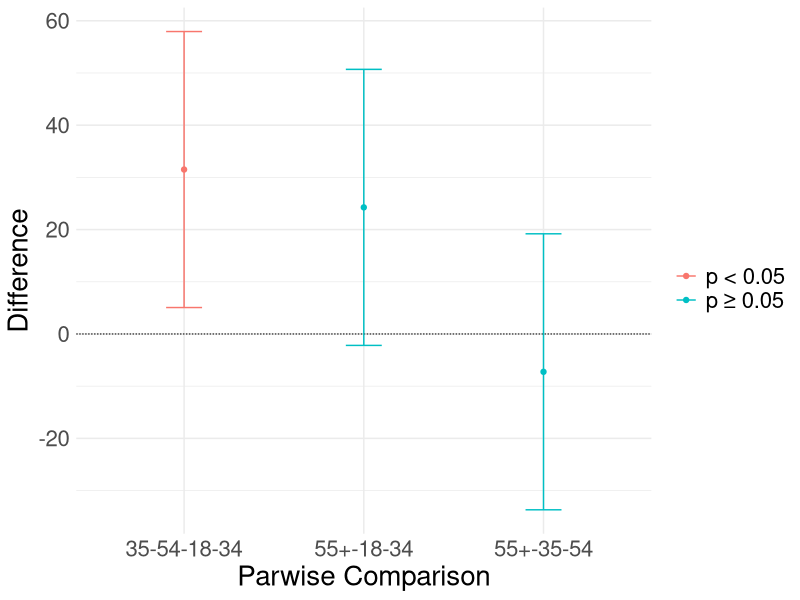
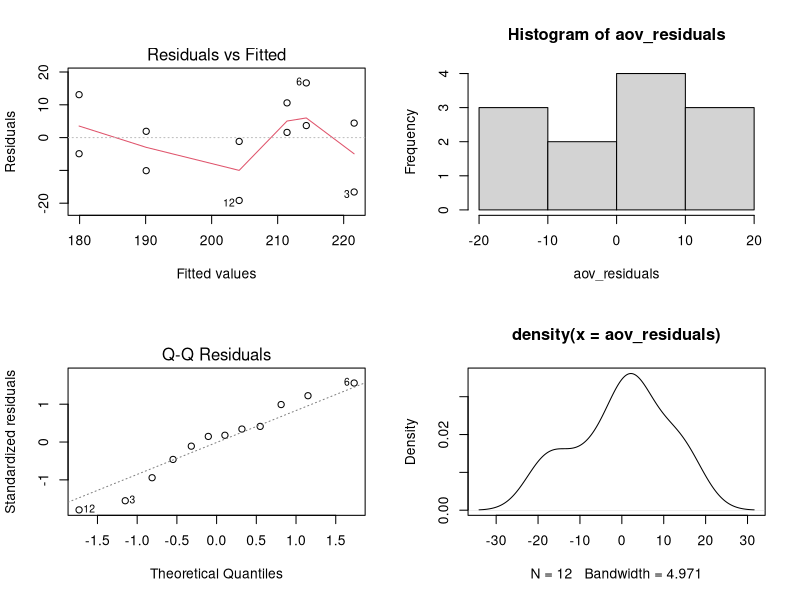
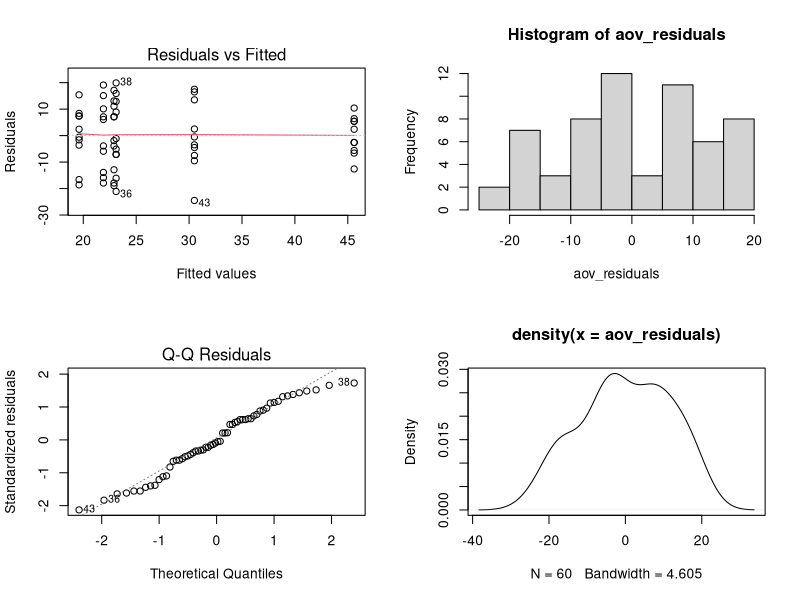

Write R code to recreate these figures, in order.
library(tidyverse)

almost_sas <- function(aov.results){
  aov_residuals <- residuals(aov.results)
  par(mfrow=c(2,2))
  plot(aov.results, which=1)
  hist(aov_residuals)
  plot(aov.results, which=2)
  plot(density(aov_residuals))
}

chol <- c(180, 192, 205, 226, 218, 231,
          175, 193, 213, 222, 203, 185)

age <- c(rep("18-34", 2), rep("35-54", 2), rep("55+", 2), rep("18-34", 2), rep("35-54", 2), rep("55+", 2))

sex <- c(rep("F", 6), rep("M", 6))

data <- tibble(sex, age, chol)

# ANOVA with interaction
m1 <- lm(chol ~ age + sex + age:sex, data = data)
anova(m1)

# ANOVA without interaction
m2 <- lm(chol ~ age + sex, data = data)
anova(m2)

# Tukey's test for significant main effects
m3 <- aov(data=data, chol ~ age + sex)
tky <- as.data.frame(TukeyHSD(m3)$age)
tky$pair <- rownames(tky)

# graph results
ggplot(tky, aes(colour=cut(`p adj`, c(0, 0.05, 1), 
                           label=c("p < 0.05", "p ≥ 0.05")))) +
  geom_hline(yintercept=0, lty="11", colour="grey30") +
  geom_errorbar(aes(pair, ymin=lwr, ymax=upr), width=0.2) +
  geom_point(aes(pair, diff)) +
  xlab("Parwise Comparison") +
  ylab("Difference") +
  labs(colour="") +
  theme_minimal() +
  theme(text = element_text(size=20))

# ANOVA assumptions
almost_sas(m3)

##### PROBLEM 2 #####

attn <- c(19, 36, 40, 30,  4, 10, 30,  5, 34, 21,
          19, 35, 22, 28,  1, 27, 27, 16,  3, 18,
          37,  6, 28,  4, 32, 16,  8, 41, 29, 18,
          39, 18, 32, 22, 16,  2, 36, 43,  7, 16,
          30, 47,  6, 27, 44, 26, 33, 48, 23, 21,
          51, 52, 43, 48, 39, 33, 56, 43, 40, 51)

age <- c(rep("5-6 years", 10), rep("7-8 years", 10), rep("9-10 years", 10), rep("5-6 years", 10), rep("7-8 years", 10), rep("9-10 years", 10))

product <- c(rep("breakfast cereal", 30), rep("video game", 30))

data <- tibble(product, age, attn)

# ANOVA with interaction
m1 <- lm(attn ~ age + product + age:product, data = data)
anova(m1)

# ANOVA assumptions
almost_sas(m1)
